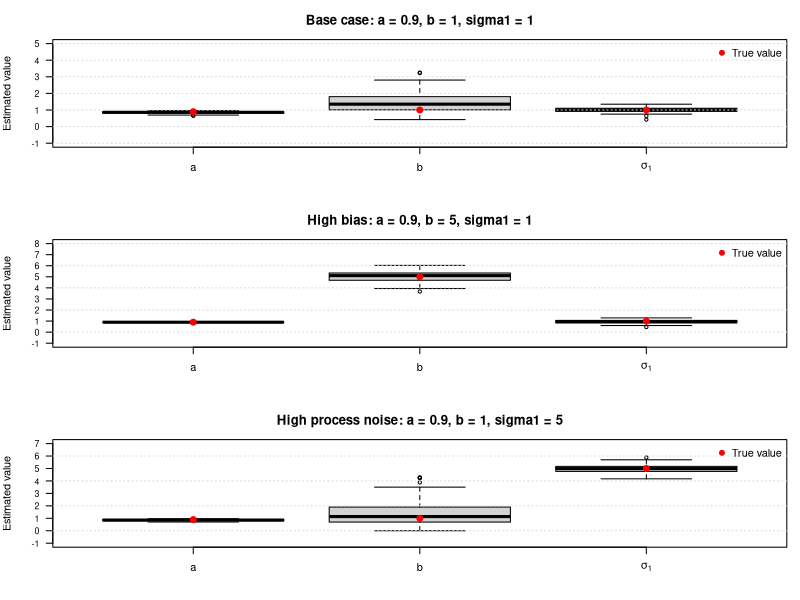

Generate this figure with R:
# ------------------------------------------------------------
# 1.3 Kalman filter
# ------------------------------------------------------------

myKalmanFilter <- function(
    y,
    theta,
    R,
    x_prior = 0,
    P_prior = 10
) {
  y <- as.numeric(y)
  
  a <- theta[1]
  b <- theta[2]
  sigma1 <- theta[3]
  
  Q <- sigma1^2
  N <- length(y)
  
  x_pred <- numeric(N)
  P_pred <- numeric(N)
  x_filt <- numeric(N)
  P_filt <- numeric(N)
  innovation <- numeric(N)
  innovation_var <- numeric(N)
  
  x_pred_next <- numeric(N)
  P_pred_next <- numeric(N)
  
  for (t in seq_len(N)) {
    
    # Prediction of X_t before observing Y_t
    if (t == 1) {
      x_pred[t] <- x_prior
      P_pred[t] <- P_prior
    } else {
      x_pred[t] <- a * x_filt[t - 1] + b
      P_pred[t] <- a^2 * P_filt[t - 1] + Q
    }
    
    # Update with observation Y_t
    innovation[t] <- y[t] - x_pred[t]
    innovation_var[t] <- P_pred[t] + R
    
    K_t <- P_pred[t] / innovation_var[t]
    
    x_filt[t] <- x_pred[t] + K_t * innovation[t]
    P_filt[t] <- (1 - K_t) * P_pred[t]
    
    # Prediction of X_{t+1|t}
    x_pred_next[t] <- a * x_filt[t] + b
    P_pred_next[t] <- a^2 * P_filt[t] + Q
  }
  
  return(list(
    x_pred = x_pred,
    P_pred = P_pred,
    x_filt = x_filt,
    P_filt = P_filt,
    innovation = innovation,
    innovation_var = innovation_var,
    x_pred_next = x_pred_next,
    P_pred_next = P_pred_next
  ))
}


# ------------------------------------------------------------
# 1.4 Negative log-likelihood function
# ------------------------------------------------------------

myLogLikFun <- function(theta, y, R, x_prior = 0, P_prior = 10) {
  
  a <- theta[1]
  b <- theta[2]
  sigma1 <- theta[3]
  
  # sigma1 must be positive
  if (sigma1 <= 0) {
    return(Inf)
  }
  
  kf_result <- myKalmanFilter(
    y = y,
    theta = c(a, b, sigma1),
    R = R,
    x_prior = x_prior,
    P_prior = P_prior
  )
  
  err <- kf_result$innovation
  S <- kf_result$innovation_var
  
  # Variances must be positive
  if (any(S <= 0)) {
    return(Inf)
  }
  
  # Log-likelihood from Gaussian innovations
  logL <- sum(-0.5 * (log(2 * pi * S) + (err^2 / S)))
  
  # Return negative log-likelihood for minimization
  return(-logL)
}


# ------------------------------------------------------------
# Data simulation function
# ------------------------------------------------------------

simulate_system <- function(a, b, sigma1, sigma2, X0, n) {
  
  X_t <- numeric(n + 1)
  Y_t <- numeric(n + 1)
  
  X_t[1] <- X0
  Y_t[1] <- X_t[1] + rnorm(1, mean = 0, sd = sigma2)
  
  for (t in 2:(n + 1)) {
    X_t[t] <- a * X_t[t - 1] + b + rnorm(1, mean = 0, sd = sigma1)
    Y_t[t] <- X_t[t] + rnorm(1, mean = 0, sd = sigma2)
  }
  
  return(list(
    X_t = X_t,
    Y_t = Y_t
  ))
}


# ------------------------------------------------------------
# One estimation study
# ------------------------------------------------------------

run_estimation_study <- function(
    a_true,
    b_true,
    sigma1_true,
    sigma2 = 1,
    X0 = 5,
    n = 100,
    n_sims = 100
) {
  
  estimates <- matrix(NA, nrow = n_sims, ncol = 3)
  colnames(estimates) <- c("a", "b", "sigma1")
  
  R <- sigma2^2
  
  for (i in 1:n_sims) {
    
    sim <- simulate_system(
      a = a_true,
      b = b_true,
      sigma1 = sigma1_true,
      sigma2 = sigma2,
      X0 = X0,
      n = n
    )
    
    Y_t <- sim$Y_t
    
    fit <- optim(
      par = c(0.5, 0.5, 1),
      fn = myLogLikFun,
      y = Y_t,
      R = R,
      x_prior = X0,
      P_prior = 10,
      method = "L-BFGS-B",
      lower = c(-Inf, -Inf, 0.001),
      upper = c(Inf, Inf, Inf)
    )
    
    if (fit$convergence == 0) {
      estimates[i, ] <- fit$par
    }
  }
  
  estimates <- estimates[complete.cases(estimates), ]
  
  return(estimates)
}


# ------------------------------------------------------------
# Run the three required cases
# ------------------------------------------------------------

set.seed(1)

cases <- list(
  list(
    params = c(0.9, 1, 1),
    label = "Base case: a = 0.9, b = 1, sigma1 = 1"
  ),
  list(
    params = c(0.9, 5, 1),
    label = "High bias: a = 0.9, b = 5, sigma1 = 1"
  ),
  list(
    params = c(0.9, 1, 5),
    label = "High process noise: a = 0.9, b = 1, sigma1 = 5"
  )
)

results <- list()

for (i in seq_along(cases)) {
  
  p <- cases[[i]]$params
  
  results[[i]] <- run_estimation_study(
    a_true = p[1],
    b_true = p[2],
    sigma1_true = p[3],
    sigma2 = 1,
    X0 = 5,
    n = 100,
    n_sims = 100
  )
}


# ------------------------------------------------------------
# Boxplots of estimates with improved y-axes
# ------------------------------------------------------------

par(mfrow = c(3, 1), mar = c(4, 4, 3, 1))

for (i in seq_along(cases)) {
  
  p <- cases[[i]]$params
  estimates <- results[[i]]
  
  # Choose y-axis limits based on estimates and true values
  y_min <- floor(min(c(estimates, p), na.rm = TRUE))
  y_max <- ceiling(max(c(estimates, p), na.rm = TRUE))
  
  # Add space around the plot
  y_min <- y_min - 1
  y_max <- y_max + 1
  
  # Integer y-axis ticks
  y_ticks <- seq(y_min, y_max, by = 1)
  
  boxplot(
    estimates,
    names = c("a", "b", expression(sigma[1])),
    main = cases[[i]]$label,
    ylab = "Estimated value",
    col = "lightgray",
    ylim = c(y_min, y_max),
    yaxt = "n"
  )
  
  axis(
    side = 2,
    at = y_ticks,
    labels = y_ticks,
    las = 1,
    cex.axis = 0.8
  )
  
  grid(
    nx = NA,
    ny = NULL,
    col = "gray85",
    lty = "dotted"
  )
  
  points(
    x = 1:3,
    y = p,
    col = "red",
    pch = 19,
    cex = 1.2
  )
  
  legend(
    "topright",
    legend = "True value",
    col = "red",
    pch = 19,
    bty = "n"
  )
}

for (i in seq_along(cases)) {
  
  cat("\n", cases[[i]]$label, "\n")
  
  cat("True values:\n")
  print(c(
    a = cases[[i]]$params[1],
    b = cases[[i]]$params[2],
    sigma1 = cases[[i]]$params[3]
  ))
  
  cat("Mean estimates:\n")
  print(colMeans(results[[i]]))
  
  cat("Standard deviations:\n")
  print(apply(results[[i]], 2, sd))
}
